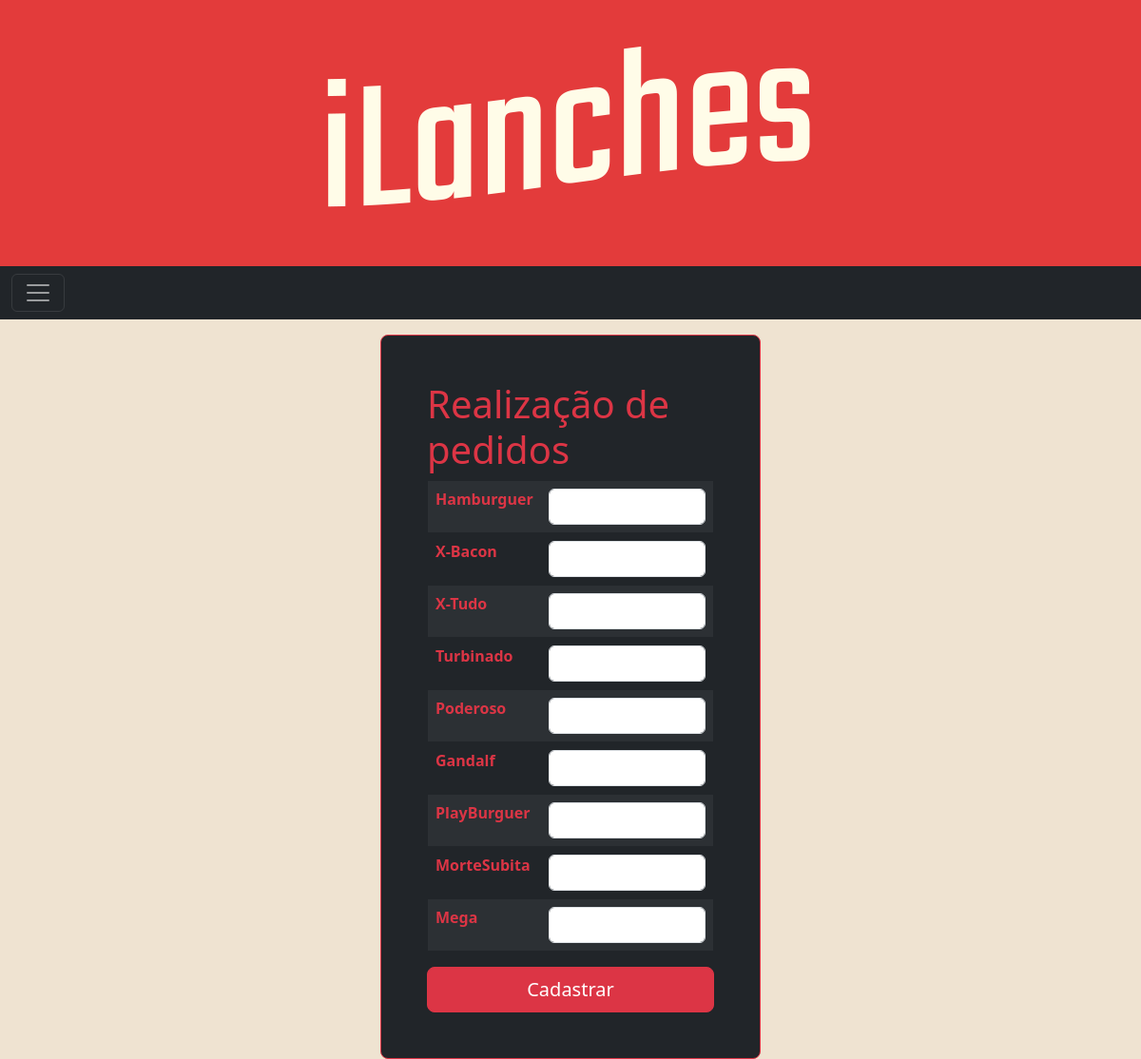
The page /Codigo/php/cliente/pedidos.php (signed in) on the database its author committed.
### tables this page shows
CREATE TABLE `cardapio` (
  `id` int(11) NOT NULL,
  `nome` varchar(50) NOT NULL,
  `ingredientes` varchar(200) NOT NULL,
  `tipo` varchar(25) NOT NULL,
  `preco` float NOT NULL
);

### Codigo/php/cliente/pedidos.php (the view, shortened to what this page needs)
<?php
$dbhost = 'localhost';
$dbuser = 'root';
$dbpass = '';
$dbname = 'lanchonete';
$con = mysqli_connect($dbhost, $dbuser, $dbpass, $dbname);
$quantity = "SELECT nome FROM cardapio";
$result = mysqli_query($con, $quantity);
$nomes = mysqli_fetch_all($result);
?>
<html>
<head>
    <link href="https://cdn.jsdelivr.net/npm/bootstrap@5.3.0-alpha1/dist/css/bootstrap.min.css" rel="stylesheet"
>
    <link rel="stylesheet" href="../../css/style.css">
</head>
<body>
<div class="titulo mx-auto">
        <img src="../../images/titulo.png" alt="iLanches Titulo" >
    </div>
    <div><nav class="navbar navbar-dark bg-dark">
  <div class="container-fluid">
    <button class="navbar-toggler" type="button" data-bs-toggle="offcanvas" data-bs-target="#offcanvasDarkNavbar" aria-controls="offcanvasDarkNavbar">
      <span class="navbar-toggler-icon"></span>
    </button>
  </div>
</nav></div>
    <div class="col-md-10  mx-auto mt-3 col-lg-4">
    <form action="<?php echo $_SERVER['PHP_SELF']; ?>" class="p-4 p-md-5 border border-danger rounded-3 bg-dark" method="post">
        <h1 class="text-danger">Realização de pedidos</h1>
        <table class=" table border border-dark table-dark table-striped ">
      <?php
      foreach($nomes as $nome) {
      ?>
            <tr>
                <td><label class="form-label text-danger fw-semibold"> <?php echo $nome[0]."  "; ?> </label></td>
                <td><input type="number" class="form-control"  name="<?php echo $nome[0]; ?>qtd" /></td>
            </tr>
      <?php
    }
      ?>
        </table>
        <input type="submit" name="cadastrar" class="w-100 btn btn-lg btn-danger" value="Cadastrar" />
    </form>
    </div>
</body>
</html>

### Codigo/css/style.css (style rules this page uses)
* { margin:0; padding:0; border:0; }
body { background-color: #efe3d1; }
.titulo { height: 35vh; display:flex; align-items: center; justify-content: center; background-color: #e33b3b; }

### rows shown on the page
cardapio: nome "Hamburguer"
cardapio: nome "X-Bacon"
cardapio: nome "X-Tudo"
cardapio: nome "Turbinado"
cardapio: nome "Poderoso"
cardapio: nome "Gandalf"
cardapio: nome "PlayBurguer"
cardapio: nome "MorteSubita"
cardapio: nome "Mega"
